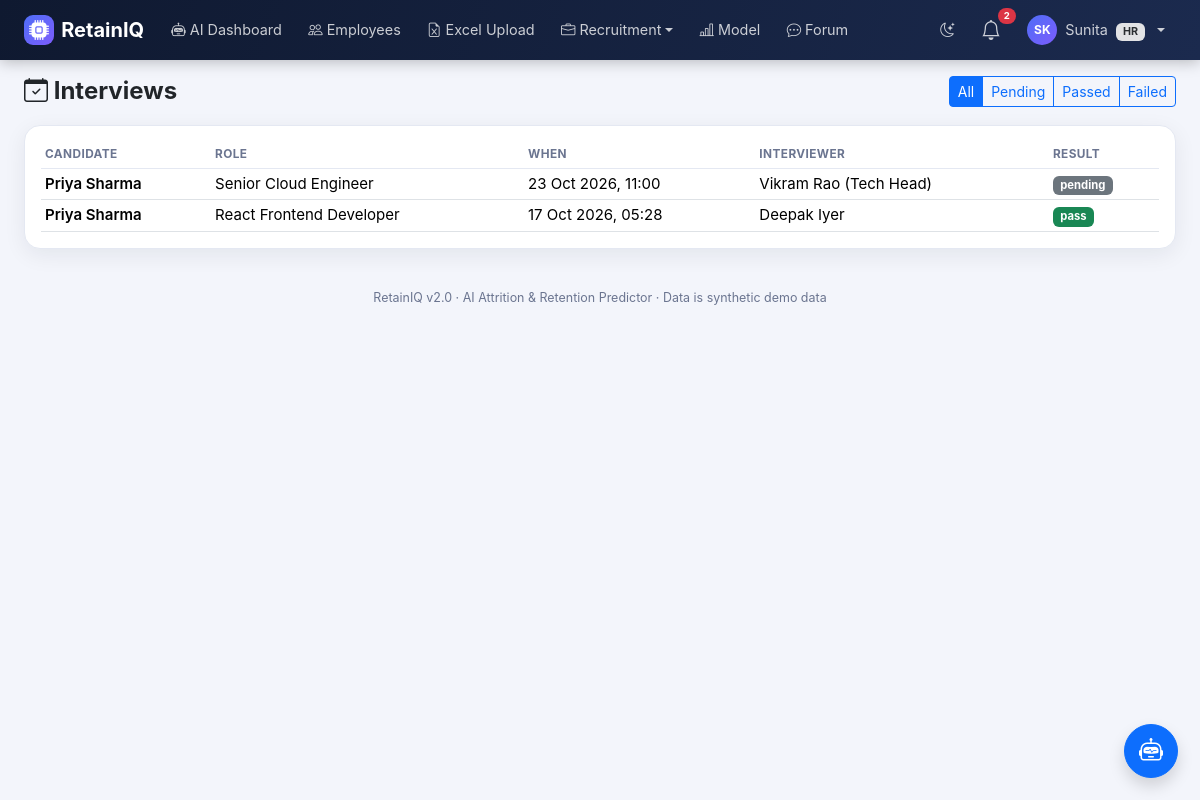
The page /recruitment/interviews (signed in) on the database its author committed.
### models.py (models this page shows, shortened)
class User(db.Model, UserMixin):
    id = db.Column(db.Integer, primary_key=True)
    name = db.Column(db.String(120), nullable=False)
    email = db.Column(db.String(120), unique=True, nullable=False, index=True)
    password_hash = db.Column(db.String(255), nullable=False)
    role = db.Column(db.String(20), nullable=False)
    department_id = db.Column(db.Integer, db.ForeignKey("department.id"))
    manager_id = db.Column(db.Integer, db.ForeignKey("user.id"), nullable=True)
    is_active_flag = db.Column(db.Boolean, default=True)
    created_at = db.Column(db.DateTime, default=utcnow)
    last_login_at = db.Column(db.DateTime)
    failed_login_count = db.Column(db.Integer, default=0)
    locked_until = db.Column(db.DateTime)
    must_change_password = db.Column(db.Boolean, default=False)
    department = db.relationship("Department", backref="users")
    manager = db.relationship("User", remote_side=[id], backref="direct_reports")
    employee_profile = db.relationship("Employee", backref="user", uselist=False)
    @property
    def is_active(self):
        return bool(self.is_active_flag)
    @property
    def role_label(self):
        return ROLE_LABELS.get(self.role, self.role.replace("_", " ").title())
    @property
    def initials(self):
        parts = (self.name or "?").split()
        return (parts[0][0] + (parts[-1][0] if len(parts) > 1 else "")).upper()

class Interview(db.Model):
    id = db.Column(db.Integer, primary_key=True)
    application_id = db.Column(db.Integer, db.ForeignKey("application.id"))
    scheduled_at = db.Column(db.DateTime)
    interviewer = db.Column(db.String(120))
    feedback = db.Column(db.Text)
    result = db.Column(db.String(20), default="pending")
    application = db.relationship("Application", backref="interviews")

class Opportunity(db.Model):
    id = db.Column(db.Integer, primary_key=True)
    title = db.Column(db.String(150))
    description = db.Column(db.Text)
    department_id = db.Column(db.Integer, db.ForeignKey("department.id"))
    required_skills = db.Column(db.String(255))
    posted_by = db.Column(db.Integer, db.ForeignKey("user.id"))
    is_internal = db.Column(db.Boolean, default=True)
    status = db.Column(db.String(20), default="open")
    created_at = db.Column(db.DateTime, default=utcnow)
    department = db.relationship("Department")

### routes/recruiter.py (the view)
@bp.route("/interviews")
def interviews():
    f = request.args.get("result", "")
    q = Interview.query
    if f in ("pending", "pass", "fail"):
        q = q.filter_by(result=f)
    return render_template("recruiter/interviews.html", items=q.order_by(Interview.scheduled_at.desc()).all(), f=f)

### routes/recruiter.py (called while the page is built)
@bp.before_request
@login_required
@roles_required("recruiter", "hr", "super_admin")
def guard():
    pass

### security.py (called while the page is built)
def csrf_token():
    if "_csrf" not in session:
        session["_csrf"] = secrets.token_urlsafe(32)
    return session["_csrf"]

def csrf_input():
    return Markup(f'<input type="hidden" name="csrf_token" value="{csrf_token()}">')

def has_permission(user, perm):
    from models import RolePermission
    if not getattr(user, "is_authenticated", False):
        return False
    if user.role == "super_admin":
        return True
    cache = g.setdefault("_perm_cache", {})
    if user.role not in cache:
        cache[user.role] = {rp.permission for rp in RolePermission.query.filter_by(role=user.role)}
    return perm in cache[user.role]

### utils.py (called while the page is built)
def roles_required(*roles):
    def decorator(fn):
        @wraps(fn)
        def wrapper(*args, **kwargs):
            if not current_user.is_authenticated:
                abort(401)
            if current_user.role not in roles:
                abort(403)
            return fn(*args, **kwargs)
        return wrapper
    return decorator

### templates/recruiter/interviews.html (shortened to what this page needs)
{% extends "base.html" %}
{% block content %}
<div class="page-head"><h4><i class="bi bi-calendar-check"></i> Interviews</h4><div class="btn-group btn-group-sm">{% for k, l in [('', 'All'), ('pending', 'Pending'), ('pass', 'Passed'), ('fail', 'Failed')] %}<a class="btn btn-outline-primary {{ 'active' if f==k }}" href="?result={{ k }}">{{ l }}</a>{% endfor %}</div></div>
<div class="card-soft p-3"><table class="table table-sm align-middle mb-0"><thead><tr><th>Candidate</th><th>Role</th><th>When</th><th>Interviewer</th><th>Result</th></tr></thead><tbody>
{% for iv in items %}<tr><td class="fw-semibold">{{ iv.application.applicant.name }}</td><td>{{ iv.application.opportunity.title }}</td><td>{{ iv.scheduled_at.strftime('%d %b %Y, %H:%M') if iv.scheduled_at }}</td><td>{{ iv.interviewer }}</td><td><span class="badge bg-{{ 'success' if iv.result=='pass' else ('danger' if iv.result=='fail' else 'secondary') }}">{{ iv.result }}</span></td></tr>
{% else %}<tr><td colspan="5" class="text-center text-muted py-4">No interviews.</td></tr>{% endfor %}</tbody></table></div>
{% endblock %}

### templates/base.html (shortened to what this page needs)
<!DOCTYPE html>
<html lang="en" data-bs-theme="light">
<head>
<link href="{{ url_for('static', filename='vendor/bootstrap/bootstrap.min.css') }}" rel="stylesheet">
<link href="{{ url_for('static', filename='vendor/bootstrap-icons/bootstrap-icons.min.css') }}" rel="stylesheet">
<link href="{{ url_for('static', filename='css/style.css') }}" rel="stylesheet">
</head>
<body>
{% if current_user.is_authenticated %}
<nav class="navbar navbar-expand-xl navbar-dark app-navbar sticky-top">
  <div class="container-fluid px-lg-4">
    <a class="navbar-brand fw-bold d-flex align-items-center" href="{{ url_for('auth.dashboard') }}">
      <span class="brand-mark"><i class="bi bi-cpu-fill"></i></span>RetainIQ
    </a>
    <div class="collapse navbar-collapse" id="navMain">
      <ul class="navbar-nav me-auto gap-xl-1">
        {% for it in nav_items %}
          {% if it.children %}
          <li class="nav-item dropdown">
            <a class="nav-link dropdown-toggle" href="#" role="button" data-bs-toggle="dropdown"><i class="bi bi-{{ it.icon }}"></i> {{ it.label }}</a>
          </li>
          {% else %}
          <li class="nav-item"><a class="nav-link {{ 'active' if request.endpoint == it.endpoint }}" href="{{ url_for(it.endpoint) }}"><i class="bi bi-{{ it.icon }}"></i> {{ it.label }}</a></li>
          {% endif %}
        {% endfor %}
      </ul>
      <ul class="navbar-nav align-items-xl-center gap-1">
        <li class="nav-item"><a class="nav-link" href="#" onclick="toggleTheme();return false;" title="Toggle dark mode"><i id="themeIcon" class="bi bi-moon-stars"></i></a></li>
        <li class="nav-item dropdown">
          <a class="nav-link position-relative" href="#" role="button" data-bs-toggle="dropdown" aria-label="Notifications">
            <i class="bi bi-bell fs-5"></i>
            {% if nav_unread_count %}<span class="badge rounded-pill bg-danger notif-badge">{{ nav_unread_count }}</span>{% endif %}
          </a>
        </li>
        <li class="nav-item dropdown">
          <a class="nav-link dropdown-toggle d-flex align-items-center gap-2" href="#" role="button" data-bs-toggle="dropdown">
            <span class="avatar">{{ current_user.initials }}</span>
            <span class="d-xl-inline">{{ current_user.name.split()[0] }} <span class="badge bg-secondary-subtle text-secondary-emphasis ms-1">{{ current_user.role_label }}</span></span>
          </a>
        </li>
      </ul>
    </div>
  </div>
</nav>
{% endif %}
<main class="container-fluid px-lg-4 py-3">
  {% block content %}{% endblock %}
</main>
<footer class="app-foot">RetainIQ v2.0 · AI Attrition &amp; Retention Predictor · Data is synthetic demo data</footer>
{% if current_user.is_authenticated and can_assistant and request.endpoint != 'hr.dashboard' %}
<button class="btn btn-primary rounded-circle shadow position-fixed" style="right:22px;bottom:22px;width:54px;height:54px;z-index:1040" data-bs-toggle="offcanvas" data-bs-target="#assistantPanel" aria-label="Open AI assistant"><i class="bi bi-robot fs-4"></i></button>
{% endif %}
</body>
</html>

### static/css/style.css (style rules this page uses)
:root { --brand:#4f6ef7; --brand-2:#7c5cfc; --navy:#0f1930; --navy-2:#1b2a4e; --risk-high:#e5484d; --risk-medium:#f5a524; --risk-low:#30a46c; --surface:#ffffff; --soft:#f3f5fb; --line:#e4e8f2; --muted:#6b7590; --shadow:0 6px 22px rgba(15,25,48,.07); }
body { background:var(--soft);font-family:"Inter","Segoe UI",system-ui,-apple-system,Roboto,sans-serif;font-size:.94rem }
.app-navbar { background:linear-gradient(110deg,var(--navy),var(--navy-2));box-shadow:0 2px 14px rgba(0,0,0,.25) }
.app-navbar .nav-link { white-space:nowrap;color:rgba(255,255,255,.78)!important;border-radius:8px;padding:.45rem .7rem!important;font-size:.9rem }
.brand-mark { display:inline-flex;width:30px;height:30px;border-radius:9px;align-items:center;justify-content:center; background:linear-gradient(135deg,var(--brand),var(--brand-2));color:#fff;margin-right:.45rem }
.avatar { width:30px;height:30px;border-radius:50%;background:linear-gradient(135deg,var(--brand),var(--brand-2)); color:#fff;display:inline-flex;align-items:center;justify-content:center;font-size:.75rem;font-weight:700 }
.notif-badge { position:absolute;top:0;right:-4px;font-size:.6rem }
.card-soft,.kpi-card,.risk-card { background:var(--surface);border:1px solid var(--line);border-radius:16px;box-shadow:var(--shadow) }
.page-head { display:flex;flex-wrap:wrap;align-items:center;justify-content:space-between;gap:.75rem;margin-bottom:1.1rem }
.page-head h4 { margin:0;font-weight:750 }
.table>:not(caption)>*>* { vertical-align:middle }
.table thead th { font-size:.74rem;text-transform:uppercase;letter-spacing:.4px;color:var(--muted);font-weight:650;border-bottom-color:var(--line) }
footer.app-foot { color:var(--muted);font-size:.78rem;text-align:center;padding:1.5rem 0 1rem }

### rows shown on the page
User: is_active_flag True (drawn), initials "SK", name "Sunita", role_label "HR"
Interview: application.applicant.name "Priya Sharma", application.opportunity "Senior Cloud Engineer", scheduled_at "23 Oct 2026, 11:00", interviewer "Vikram Rao (Tech Head)", result "pending"
Interview: application.applicant.name "Priya Sharma", application.opportunity "React Frontend Developer", scheduled_at "17 Oct 2026, 05:28", interviewer "Deepak Iyer", result "pass"

### other values the page prints
{{ it.label }} "AI Dashboard" "Employees" "Excel Upload" "Model" "Forum"
{{ it.label }} "Recruitment"
{{ nav_unread_count }} "2"
{{ l }} "All" "Pending" "Passed" "Failed"
